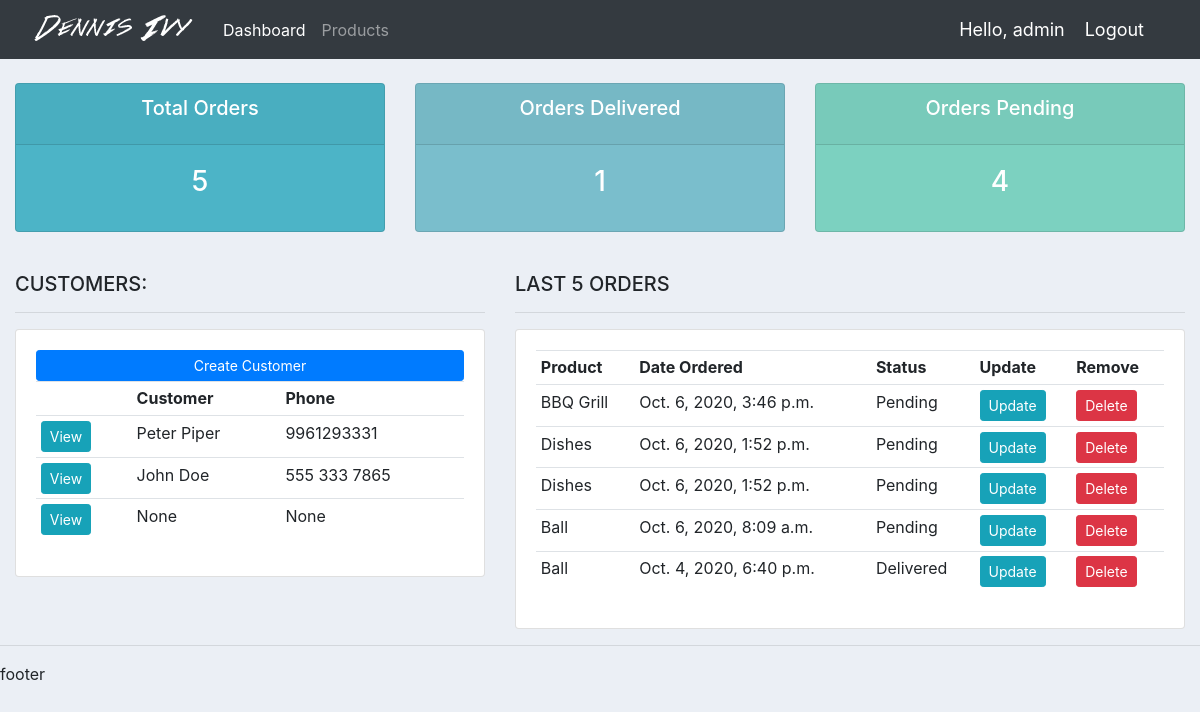
The app's page / (signed in), older data.
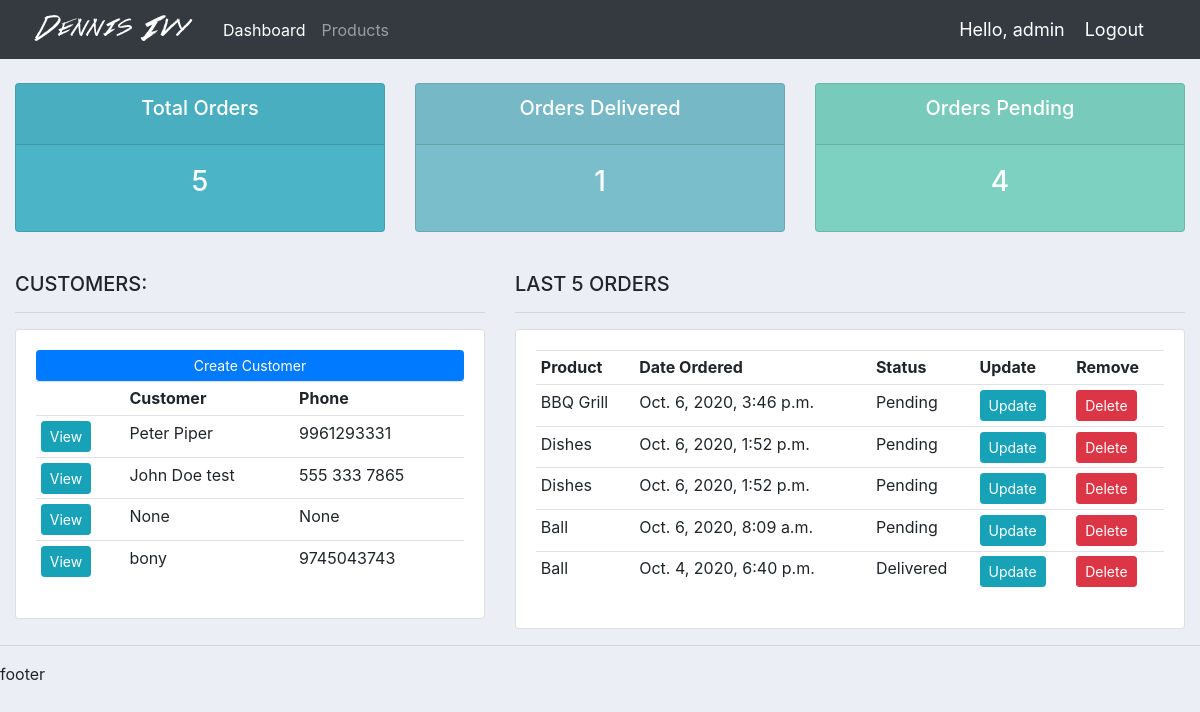
The same page, newer data.
### accounts/models.py (models this page shows, shortened)
class Customer(models.Model):
	user = models.OneToOneField(User, null=True, blank=True, on_delete=models.CASCADE)
	name = models.CharField(max_length=200, null=True)
	phone = models.CharField(max_length=20, null=True)
	email = models.EmailField(null=True)
	profile_pic = models.ImageField(default='default.webp',null=True, blank=True)
	date_created = models.DateTimeField(auto_now_add=True)

class Order(models.Model):
	STATUS = (
		('Pending','Pending'),
		('Out for delivery','Out for delivery'),
		('Delivered','Delivered')
		)
	customer = models.ForeignKey(Customer, on_delete=models.SET_NULL, null=True)
	product = models.ForeignKey(Product, on_delete=models.SET_NULL, null=True)
	date_created = models.DateTimeField(auto_now_add=True)
	status = models.CharField(max_length=200, null=True, choices=STATUS)

class Product(models.Model):
	CATEGORY = (
		('Indoor','Indoor'),
		('Out door','Out door')
		)
	name=models.CharField(max_length=200, null=True, default='Product Deleted')
	price=models.FloatField(null=True)
	category=models.CharField(max_length=200, null=True, choices=CATEGORY)
	description=models.CharField(max_length=200, null=True, blank=True)
	date_created = models.DateTimeField(auto_now_add=True)
	tag = models.ManyToManyField(Tag)
	def __str__(self):
		return self.name

### accounts/decorators.py (the view)
	def wrapper_func(request, *args, **kwargs):
		group = None
		if request.user.groups.exists():
				group = request.user.groups.all()[0].name
		if group == 'customer':
			return redirect('user')
		if group == 'admin':
			return view_func(request, *args, **kwargs)

### accounts/views.py (called while the page is built)
@login_required(login_url='login')
@admin_only
def index(request):
	orders = Order.objects.all().order_by('-id')
	customers = Customer.objects.all()
	last_5_orders = orders[:5]
	total_customers = customers.count()
	total_orders = orders.count()
	delivered = orders.filter(status='Delivered').count()
	pending = orders.filter(status='Pending').count()
	context = { 'orders':last_5_orders, 'customers':customers, 'total_orders':total_orders, 'delivered':delivered, 'pending':pending }
	return render(request, 'dashboard/dashboard.html', context=context)

### accounts/templates/dashboard/dashboard.html
{% extends 'main/base.html' %}
{% block content %}
{% include 'main/status.html' %}
<br>
<div class="row">
    <div class="col-md-5">
        <h5>CUSTOMERS:</h5>
        <hr>
        <div class="card card-body">
            <a class="btn btn-primary  btn-sm btn-block" href="">Create Customer</a>
            <table class="table table-sm">
                <tr>
                    <th></th>
                    <th>Customer</th>
                    <th>Phone</th>
                </tr>
                {% for customer in customers %}
                <tr>
                    <td><a href="{% url 'customer' customer.id %}" class="btn btn-sm btn-info">View</a></td>
                    <td>{{ customer.name }}</td>
                    <td>{{ customer.phone }}</td>
                </tr>
                {% endfor %}
            </table>
        </div>
    </div>
    <div class="col-md-7">
        <h5>LAST 5 ORDERS</h5>
        <hr>
        <div class="card card-body">
            <table class="table table-sm">
                <tr>
                    <th>Product</th>
                    <th>Date Ordered</th>
                    <th>Status</th>
                    <th>Update</th>
                    <th>Remove</th>
                </tr>
                {% for order in orders %}
                <tr>
                    <td>{{ order.product }}</td>
                    <td>{{ order.date_created }}</td>
                    <td>{{ order.status }}</td>
                    <td><a href="{% url 'update_order' order.id %}" class="btn btn-sm btn-info">Update</a></td>
                    <td><a href="{% url 'delete_order' order.id %}" class="btn btn-sm btn-danger">Delete</a></td>
                </tr>
                {% endfor %}
            </table>
        </div>
    </div>
</div>
{% endblock %}

Row changes from the older to the newer data that the page shows:
changed Customer: name "John Doe" → "John Doe test"
added Customer: name "bony", phone "9745043743"
